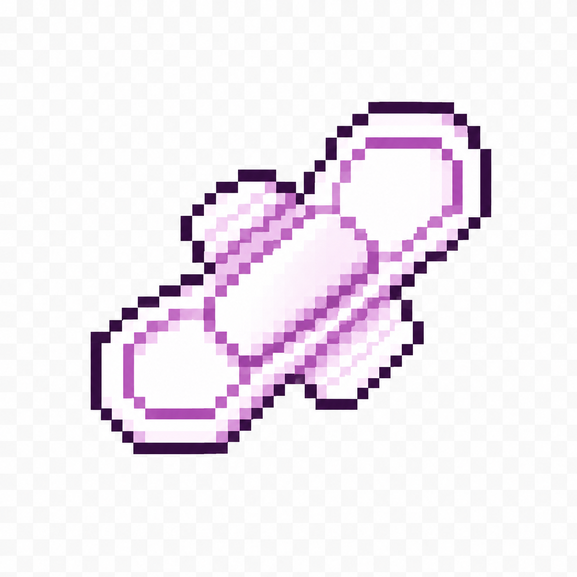
#> input picture assets/items/pad.png, 577 x 577 px, shrunk from 1254 x 1254 before the run
$ python optimize-release-assets.py
#> lines starting #> are read from the running program, lines starting #| are printed output that depends on the picture
#!/usr/bin/env python3
"""Generate compact transparent runtime art while preserving source artwork."""

from collections import deque
from pathlib import Path

from PIL import Image


ROOT = Path(__file__).resolve().parent.parent
ASSETS = ROOT / "assets"

SPECS = {
    "items/pad.png": ("release/items/pad.png", (256, 256)),
    "items/heart_full.png": ("release/items/heart.png", (128, 128)),
    "fx/stars_01.png": ("release/fx/stars.png", (256, 256)),
    "fx/speedline.png": ("release/fx/speedline.png", (512, 171)),
    "fx/boom_01.png": ("release/fx/boom.png", (384, 288)),
    "fx/bang.png": ("release/fx/bang.png", (384, 288)),
    "fx/ko.png": ("release/fx/ko.png", (384, 288)),
    "fx/dust.png": ("release/fx/dust.png", (384, 288)),
}


def edge_background_to_alpha(image: Image.Image) -> Image.Image:
    rgba = image.convert("RGBA")
    pixels = rgba.load()
    width, height = rgba.size
    visited = bytearray(width * height)
    queue: deque[tuple[int, int]] = deque()

    def is_background(x: int, y: int) -> bool:
        red, green, blue, alpha = pixels[x, y]
        return alpha == 0 or (max(red, green, blue) > 226 and max(red, green, blue) - min(red, green, blue) < 34)

    def enqueue(x: int, y: int) -> None:
        index = y * width + x
        if not visited[index] and is_background(x, y):
            visited[index] = 1
            queue.append((x, y))

    for x in range(width):
        enqueue(x, 0)
        enqueue(x, height - 1)
    for y in range(height):
        enqueue(0, y)
        enqueue(width - 1, y)

    while queue:
        x, y = queue.popleft()
        red, green, blue, _ = pixels[x, y]
        pixels[x, y] = (red, green, blue, 0)
        if x > 0:
            enqueue(x - 1, y)
        if x + 1 < width:
            enqueue(x + 1, y)
        if y > 0:
            enqueue(x, y - 1)
        if y + 1 < height:
            enqueue(x, y + 1)

    return rgba


def main() -> None:
    for source_name, (target_name, size) in SPECS.items():
        source = ASSETS / source_name
        target = ASSETS / target_name
        target.parent.mkdir(parents=True, exist_ok=True)
        image = edge_background_to_alpha(Image.open(source))
#> the loop in edge_background_to_alpha, `for x in range(width):` made 577 passes
#> the loop in edge_background_to_alpha, `for y in range(height):` made 577 passes
        image = image.resize(size, Image.Resampling.LANCZOS)
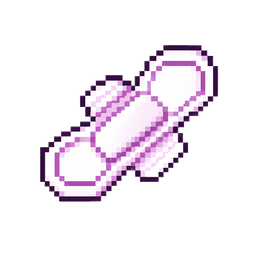
#> image: PIL image 256x256 RGBA; mean R, G, B, A 54.2, 47.4, 54.8, 62.8; transparent parts drawn white
        image.save(target, format="PNG", optimize=True)
        print(f"{source_name} -> {target_name} ({size[0]}x{size[1]})")
#> pass 2 of the loop in main, `for source_name, (target_name, size) in SPECS.items():`:
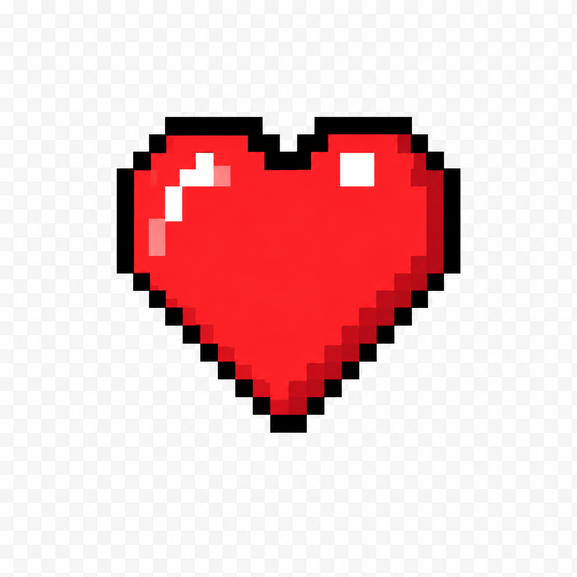
#> input picture assets/items/heart_full.png, 577 x 577 px, shrunk from 1254 x 1254 before the run
#> in main, `image = image.resize(size, Image.Resampling.LANCZOS)`:
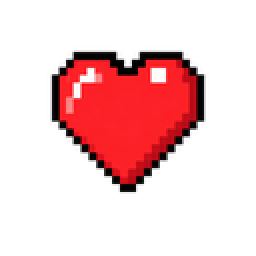
#> image: PIL image 128x128 RGBA (shown 2 times larger); mean R, G, B, A 47.8, 10.5, 11.7, 59.6; transparent parts drawn white
#> pass 3 of the loop in main, `for source_name, (target_name, size) in SPECS.items():`:
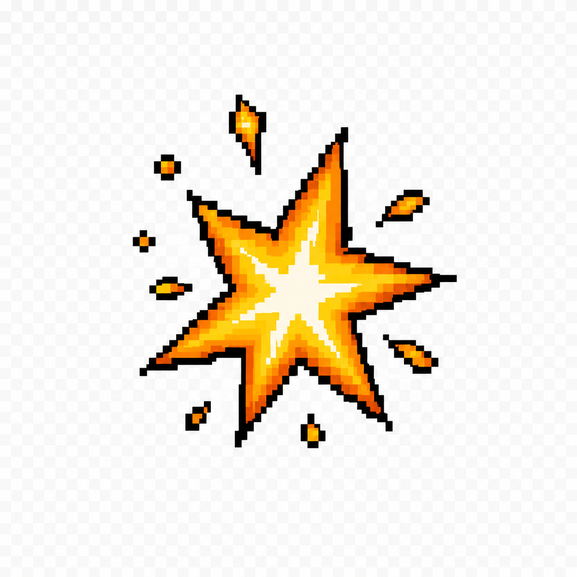
#> input picture assets/fx/stars_01.png, 577 x 577 px, shrunk from 1254 x 1254 before the run
#> in main, `image = image.resize(size, Image.Resampling.LANCZOS)`:
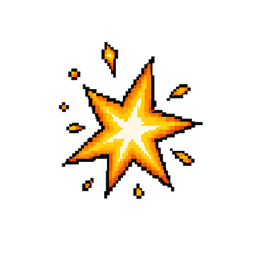
#> image: PIL image 256x256 RGBA; mean R, G, B, A 26.8, 19.7, 8.2, 33.6; transparent parts drawn white
#> the loop made 4 passes; the first 3 are shown


if __name__ == "__main__":
#> (the run stopped early here; a loop or call above may not have finished)
